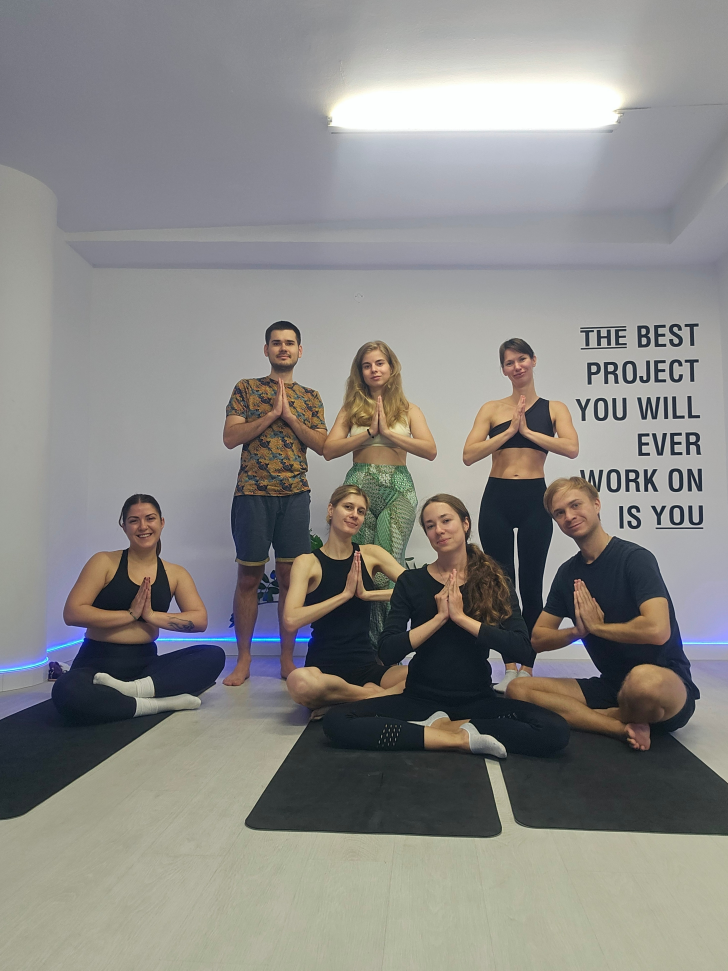
#> input picture frontend/src/images/gallery/IMG_20250206_180235_107.jpg, 2912 x 3883 px (shown at 1/4 size)
$ python -i resize.py   (imports and definitions only)
#> lines starting #> are read from the running program, lines starting #| are printed output that depends on the picture
from PIL import Image
import os

# Define input and output folder paths
input_folder = "public/assets/images/gallery"  # Change this to your folder
output_folder = "public/assets/images/gallery/compressed"  # Change this to the destination folder

# Ensure output folder exists
# [1 line not run here, left out]

def remove_exif_orientation(img):
    """Remove EXIF orientation to avoid auto-rotation"""
    try:
        # Check and reset EXIF orientation if present
        exif = img._getexif()
        if exif is not None:
            orientation_tag = 274  # The EXIF orientation tag
            if orientation_tag in exif:
                orientation = exif[orientation_tag]
                if orientation == 3:
                    img = img.rotate(180, expand=True)
                elif orientation == 6:
                    img = img.rotate(270, expand=True)
                elif orientation == 8:
                    img = img.rotate(90, expand=True)
    except (AttributeError, KeyError, IndexError):
        # No EXIF orientation info available
        pass
    return img

# Process all images in the folder
# [21 lines not run here, left out]

>>> import cv2
>>> picture = cv2.imread('src/images/gallery/IMG_20250206_180235_107.jpg', cv2.IMREAD_GRAYSCALE)
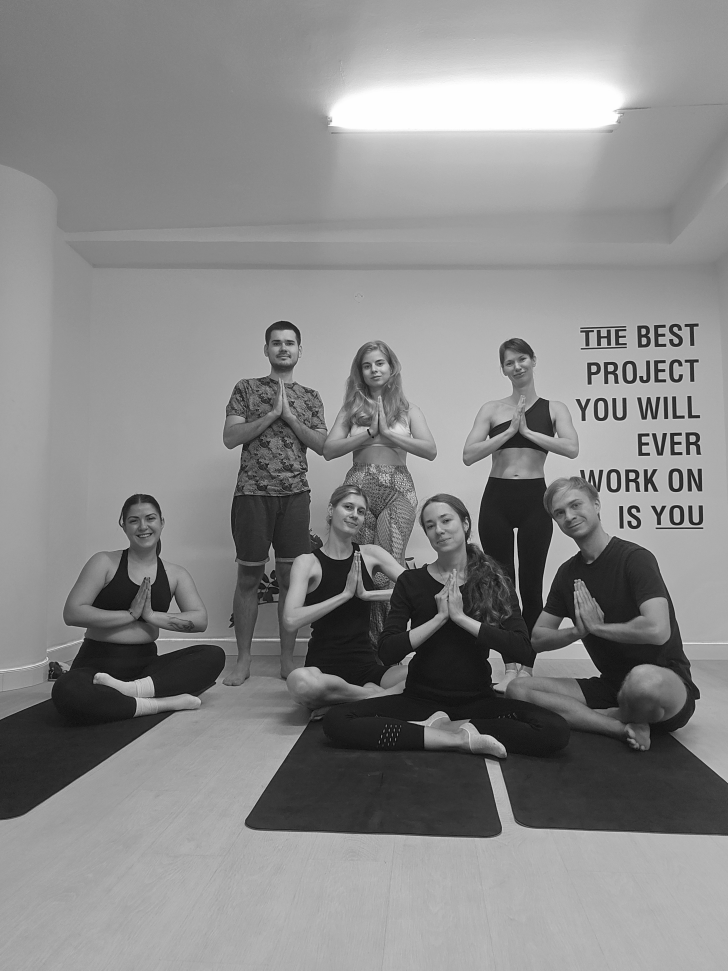
#> picture: shape (3883, 2912) (shown at 1/4 size); min 0, max 255, mean 135.7
>>> result = remove_exif_orientation(picture)

$ run again, on frontend/src/images/gallery/IMG_20250206_180235_368.jpg
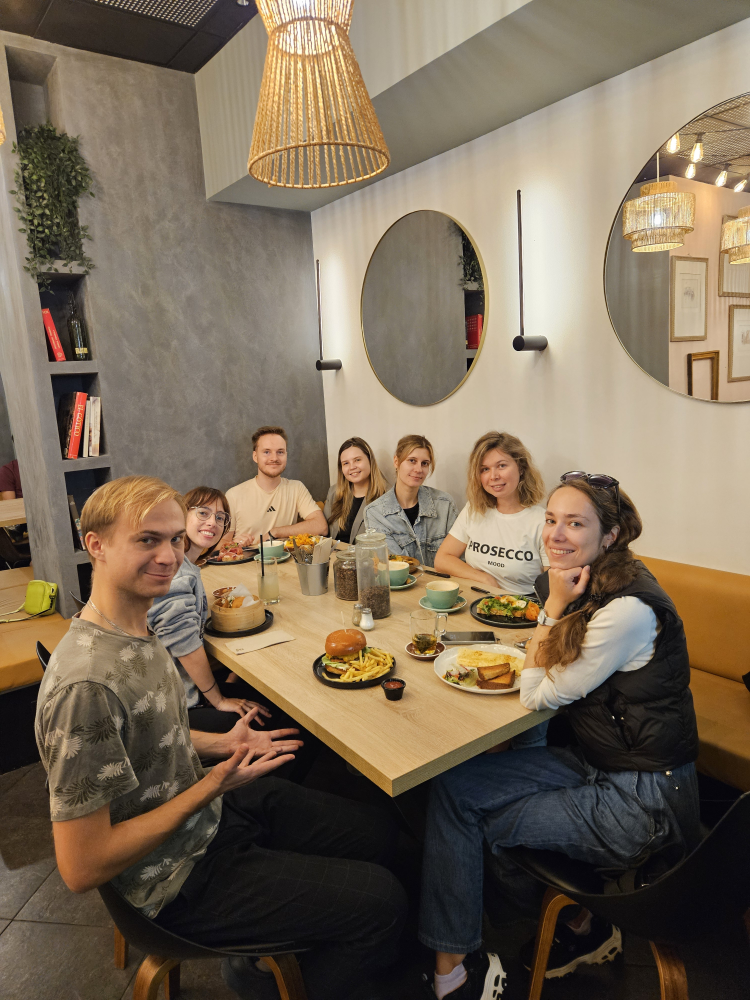
#> input picture frontend/src/images/gallery/IMG_20250206_180235_368.jpg, 3000 x 4000 px (shown at 1/4 size)
#> `picture = cv2.imread('src/images/gallery/IMG_20250206_180235_107.jpg',..`:
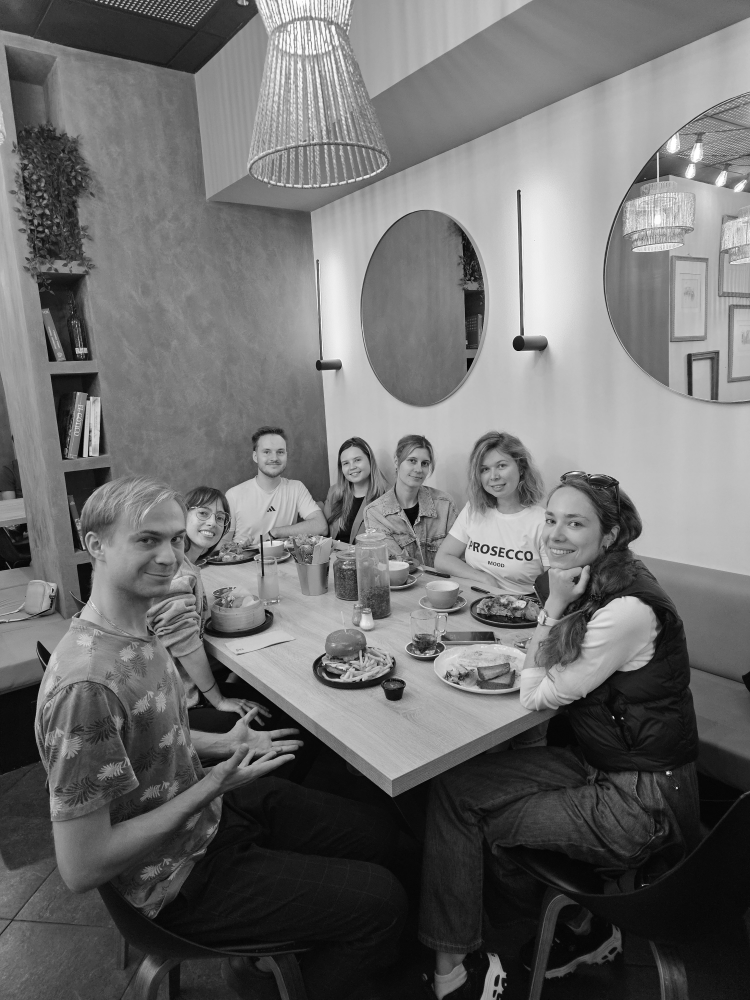
#> picture: shape (4000, 3000) (shown at 1/4 size); min 0, max 255, mean 110.4

$ run again, on frontend/src/images/gallery/IMG_20250206_180235_412.jpg
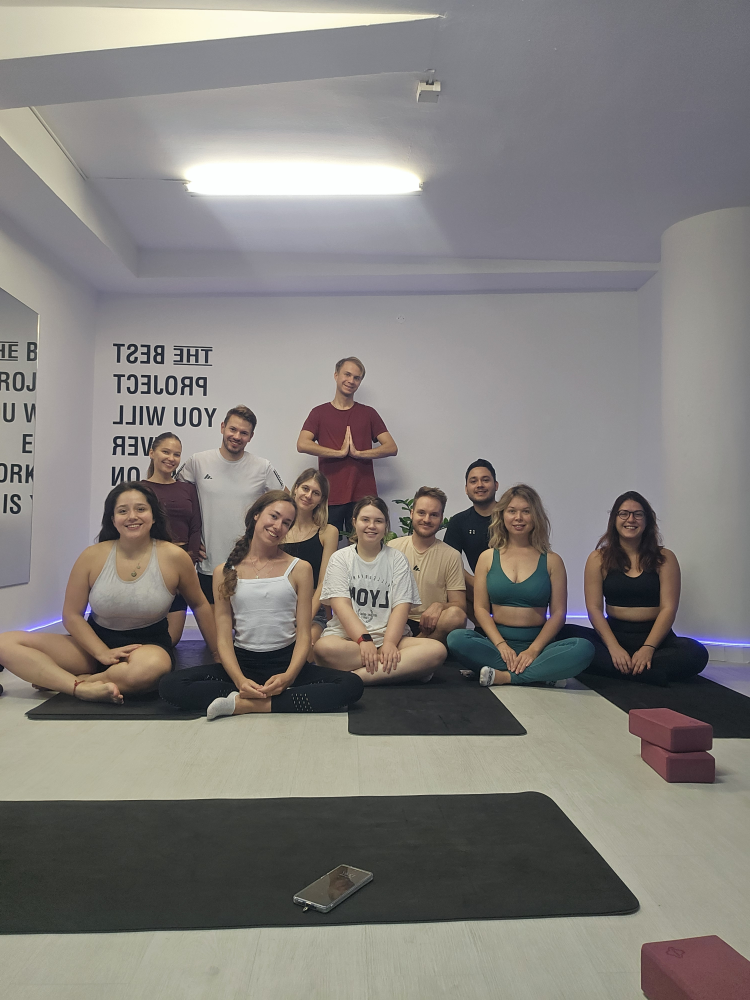
#> input picture frontend/src/images/gallery/IMG_20250206_180235_412.jpg, 3000 x 4000 px (shown at 1/4 size)
#> `picture = cv2.imread('src/images/gallery/IMG_20250206_180235_107.jpg',..`:
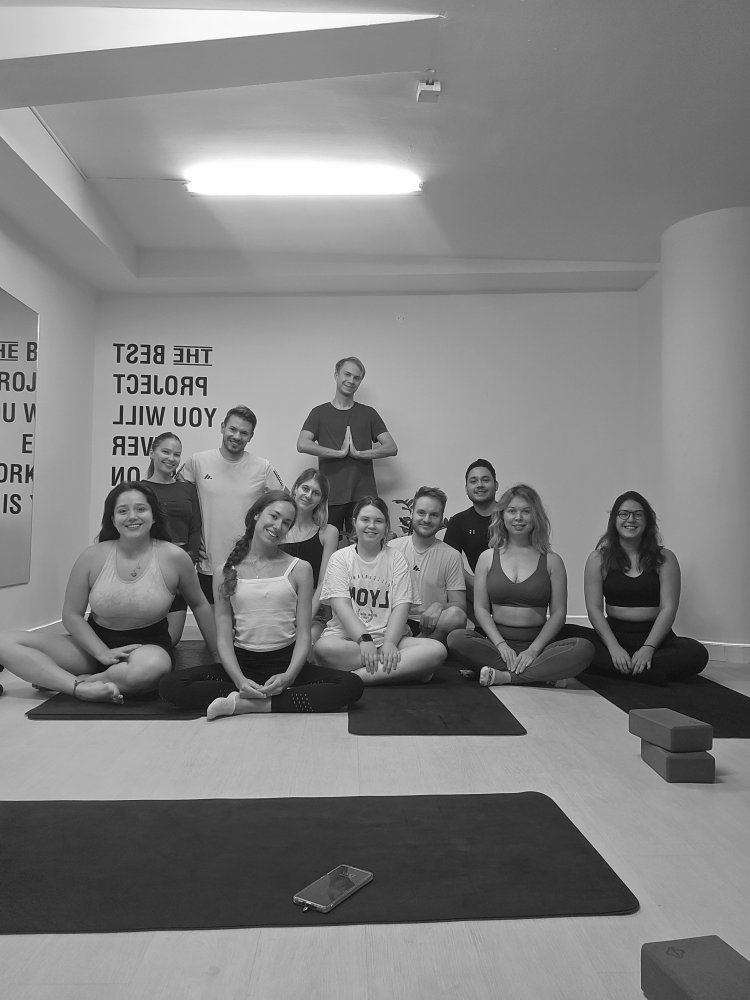
#> picture: shape (4000, 3000) (shown at 1/4 size); min 0, max 255, mean 128.8

$ run again, on frontend/src/images/gallery/IMG_20250206_180235_415.jpg
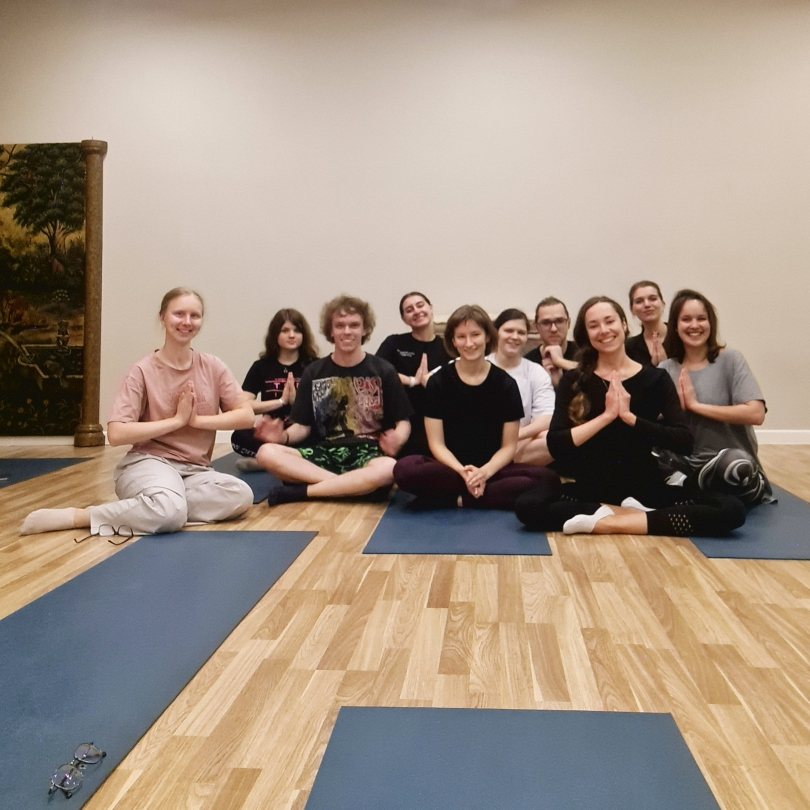
#> input picture frontend/src/images/gallery/IMG_20250206_180235_415.jpg, 4048 x 4048 px (shown at 1/5 size)
#> `picture = cv2.imread('src/images/gallery/IMG_20250206_180235_107.jpg',..`:
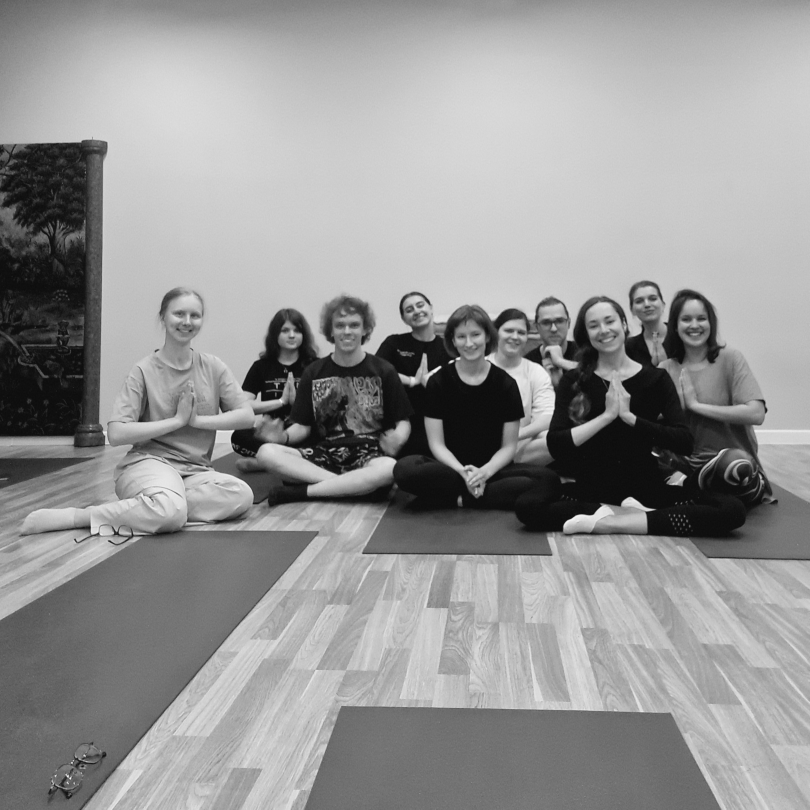
#> picture: shape (4048, 4048) (shown at 1/5 size); min 9, max 255, mean 149.5
